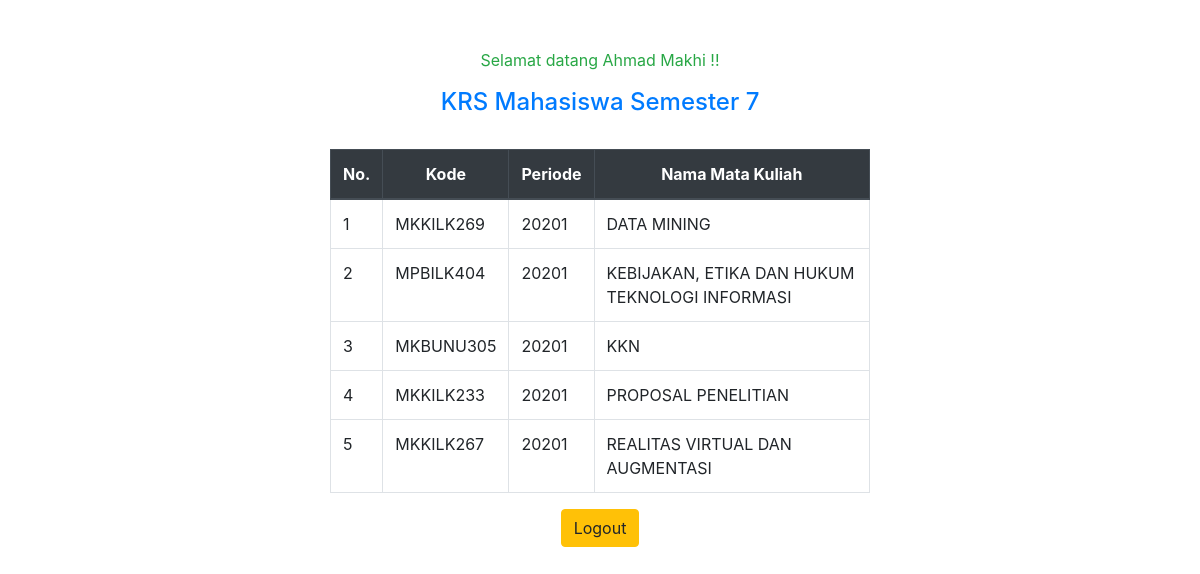
Page /user.php (signed in) on the committed database.
### tables this page shows
CREATE TABLE `matkuls` (
  `id_matkul` int(11) NOT NULL,
  `kode` varchar(255) NOT NULL,
  `periode` int(11) NOT NULL,
  `nama_matkul` varchar(255) NOT NULL
);

### user.php (the view, shortened to what this page needs)
<?php
    include 'koneksi.php';
    $datas = mysqli_query($koneksi,"SELECT * FROM matkuls");
    $nama=$_SESSION["nama"];
?>
<!DOCTYPE html>
<html lang="en">
<head>
    <title>Document</title><link rel="stylesheet" href="https://stackpath.bootstrapcdn.com/bootstrap/4.5.2/css/bootstrap.min.css">
</head>
<body>
	<div class="container">
		<div class="row justify-content-center">
			<div class="col-md-6">
                <p class="mt-5 text-center text-success">Selamat datang <?php echo $nama; ?> !!</p>
                <h4 class="text-center text-primary">KRS Mahasiswa Semester 7</h4></<p><br>
                <table class="table table-bordered">
                    <thead class="thead-dark text-center">
                        <th>No.</th>
                        <th>Kode</th>
                        <th>Periode</th>
                        <th>Nama Mata Kuliah</th>
                    </thead>
                    <tbody>
                        <?php $no = 1; ?>
                        <?php foreach($datas as $data): ?>
                            <tr>
                                <td><?= $no ?></td>
                                <td><?= $data['kode'] ?></td>
                                <td><?= $data['periode'] ?></td>
                                <td><?= $data['nama_matkul'] ?></td>
                            </tr>
                        <?php $no++ ?>
                        <?php endforeach?>
                    </tbody>
                </table>
                <center><a href="logout.php" class="btn btn-warning" role="button">Logout</a></center>
            </div>
		</div>
	</div>
</body>
</html>

### rows in the picture
matkuls: kode "MKKILK269", periode "20201", nama_matkul "DATA MINING"
matkuls: kode "MPBILK404", periode "20201", nama_matkul "KEBIJAKAN, ETIKA DAN HUKUM TEKNOLOGI INFORMASI"
matkuls: kode "MKBUNU305", periode "20201", nama_matkul "KKN"
matkuls: kode "MKKILK233", periode "20201", nama_matkul "PROPOSAL PENELITIAN"
matkuls: kode "MKKILK267", periode "20201", nama_matkul "REALITAS VIRTUAL DAN AUGMENTASI"

### other values in the picture
$nama "Ahmad Makhi"
